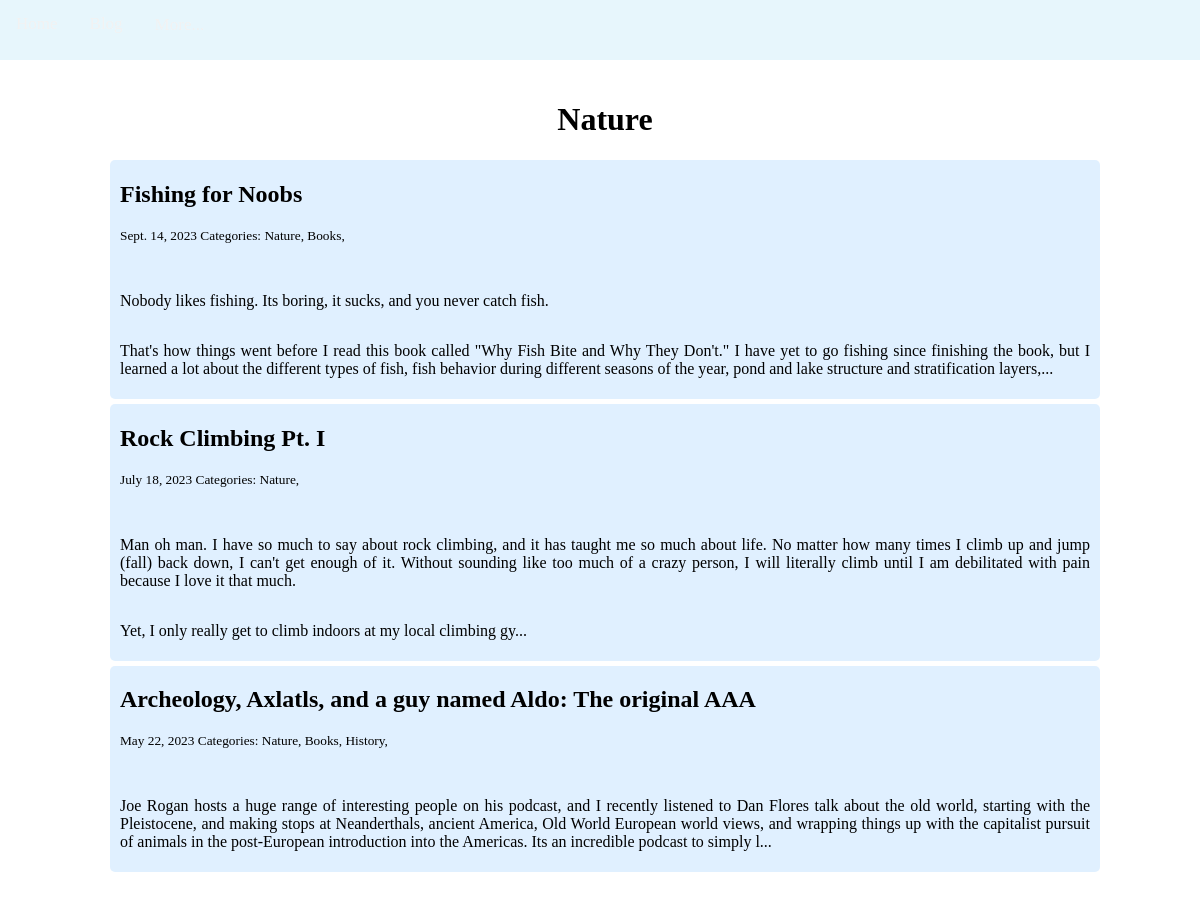
Page /blog/Nature/ on the committed database.
### blog/models.py (models this page shows)
class Category(models.Model):
    name = models.CharField(max_length=20)
    caption = models.CharField(max_length=255)
    image = models.ImageField(upload_to='images')

class Post(models.Model):
    title = models.CharField(max_length=255)
    body = models.TextField()
    created_on = models.DateTimeField(auto_now_add=True)
    last_modified = models.DateTimeField(auto_now=True)
    categories = models.ManyToManyField("category", related_name="posts")
    image = models.ImageField(upload_to='images')
    class Meta:
        ordering = ['-created_on']

### blog/views.py (the view)
# urls.py: path('<category>/', views.blog_category, name='blog_category'),
def blog_category(request, category):
    posts = Post.objects.filter(categories__name__contains=category).order_by('-created_on')
    context = {
        "posts": posts,
        "category": category
    }
    return render(request, 'blog_category.html', context)

### blog/templates/blog_category.html
{% extends 'base_generic.html' %}
{% block content %}
    <div class="blog-container">
        <h1>{{ category | title }}</h1>
        {% for post in posts %}
        <div class="blog-post">
            <h2><a href="{% url 'blog_detail' post.pk %}">{{ post.title }}</a></h2>
            <small>
                {{ post.created_on.date }}
                Categories:
                {% for category in post.categories.all %}
                <a href="{% url 'blog_category' category.name %}">
                    {{ category.name }},
                </a>
                {% endfor %}
            </small>
            <p>{{ post.body | linebreaks | slice:":400" }}...</p>
        </div>
        {% endfor %}
    </div>
{% endblock %}

### myblogsite/static/style1.css (style rules this page uses)
body { background-image: url('IMG_5010.jpg'); background-position: top center; background-attachment: scroll; width: 100%; background-size: cover; background-repeat: no-repeat; margin: 0; display: grid; place-items: center; }
.blog-container { background-color: rgba(137, 207, 240,0); margin: 60px 50px 50px 60px; padding: 20px 50px 20px; text-align: center; }
.blog-post { background-color: rgba(224, 240, 255,.98); padding: 1px 10px 5px 10px; text-align: left; border-radius: 5px; margin-top: 5px; display:grid; }
.blog-post a { text-decoration: none; color: black; }
.blog-post p { text-align: justify; }

### rows in the picture
Category: name "Nature"
Post: title "Fishing for Noobs", created_on "Sept. 14, 2023", body "Nobody likes fishing. Its boring, it sucks, and you never catch fish. That's how things went before I read this book called \"Why Fish Bite and Why They Don't.\" I have yet to go fishing since finishing the book, but I learned a lot about the different types of fish, fish behavior during different seasons of the year, pond and lake structure and stratification layers,"
Category: name "Books"
Post: title "Rock Climbing Pt. I", created_on "July 18, 2023", body "Man oh man. I have so much to say about rock climbing, and it has taught me so much about life. No matter how many times I climb up and jump (fall) back down, I can't get enough of it. Without sounding like too much of a crazy person, I will literally climb until I am debilitated with pain because I love it that much. Yet, I only really get to climb indoors at my local climbing gy"
Post: title "Archeology, Axlatls, and a guy named Aldo: The original AAA", created_on "May 22, 2023", body "Joe Rogan hosts a huge range of interesting people on his podcast, and I recently listened to Dan Flores talk about the old world, starting with the Pleistocene, and making stops at Neanderthals, ancient America, Old World European world views, and wrapping things up with the capitalist pursuit of animals in the post-European introduction into the Americas. Its an incredible podcast to simply l"
Category: name "History"
